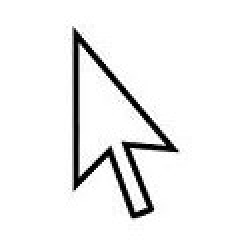
#> input picture Template Matching/customeReference.jpg, 118 x 125 px (shown 2 times larger)
$ python '02 PixelByPixelSearch Approach2.py'
#> lines starting #> are read from the running program, lines starting #| are printed output that depends on the picture; after the words box and inside, x2 and y2 are one past the last pixel; in counts of white or black regions, pixels touching at a corner belong together
import cv2
import numpy as np
from matplotlib import pyplot as plt

imgReference = cv2.imread('customeReference.jpg', 0)
#> imgReference is the input picture: shape (125, 118); min 0, max 255, mean 240.5
# cv2.imshow('Reference Image', imgReference)
refImageSummary = imgReference.shape
#> refImageSummary = (125, 118)
print(refImageSummary)
#| (125, 118)
# PRINTS the TUPLE for THE REFERENCE IMAGE (98,54) which is HEIGHT and WIDTH
key = cv2.waitKey(0)
#> (key Esc is pressed here)

imgTemplate = cv2.imread('FirstFrame.jpg', 0)
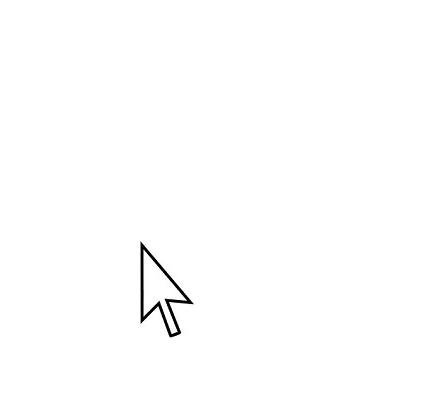
#> input picture Template Matching/FirstFrame.jpg, 433 x 413 px
#> imgTemplate is the input picture: shape (413, 433); min 0, max 255, mean 253.8
# imgTemplate = cv2.imread('Test.jpg', 0)
# cv2.imshow('Template Image', imgTemplate)
tempImageSummary = imgTemplate.shape
#> tempImageSummary = (413, 433)
print(tempImageSummary)
#| (413, 433)
# PRINTS the TUPLE for THE REFERENCE IMAGE (413,433) which is HEIGHT and WIDTH
key = cv2.waitKey(0)
#> (key Esc is pressed here)
min = 10000000000
# for y in range(209 - 98 + 1):
#     for x in range(113 - 54 + 1):
for y in range(413 - 125 + 1):
    for x in range(433 - 118 + 1):
        crop_img = imgTemplate[y:y + 125, x:x + 118]
        # cv2.imshow("cropped", crop_img)
        # cv2.waitKey(0)
        delta_frame = cv2.multiply(crop_img,imgReference)
        # delta_frame = cv2.absdiff(crop_img, imgReference)
        # print(y,x)
        cv2.imshow("Ghost Frame", delta_frame)
        intensity_delta = cv2.sumElems(delta_frame)[0]
        # print(intensity_delta)
        if intensity_delta < min:
            min = intensity_delta
            print("Current Min", min)
            print(y, x)

        if intensity_delta == 0.0:
            print("It's a Match!")
            break

        # print(delta_frame)
        # print(cv2.sumElems(delta_frame))
        key = cv2.waitKey(1)
#> this loop made 289 passes; (key Esc is pressed on pass 1)
#> pass 1, `cv2.imshow("Ghost Frame", delta_frame)`:
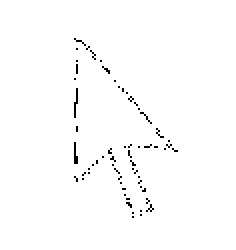
#> window 'Ghost Frame': shape (125, 118) (shown 2 times larger); 98.8% white; black in thin lines or dots, all inside (x1, y1, x2, y2) = (37, 19, 89, 109)
#> after the loop: crop_img: shape (125, 118); every value is 255
#> after the loop, min = 3626143

# for i in range(0,413):
print(min)
#| 3626143.0


# Current Min 7339.0
# 228 104
